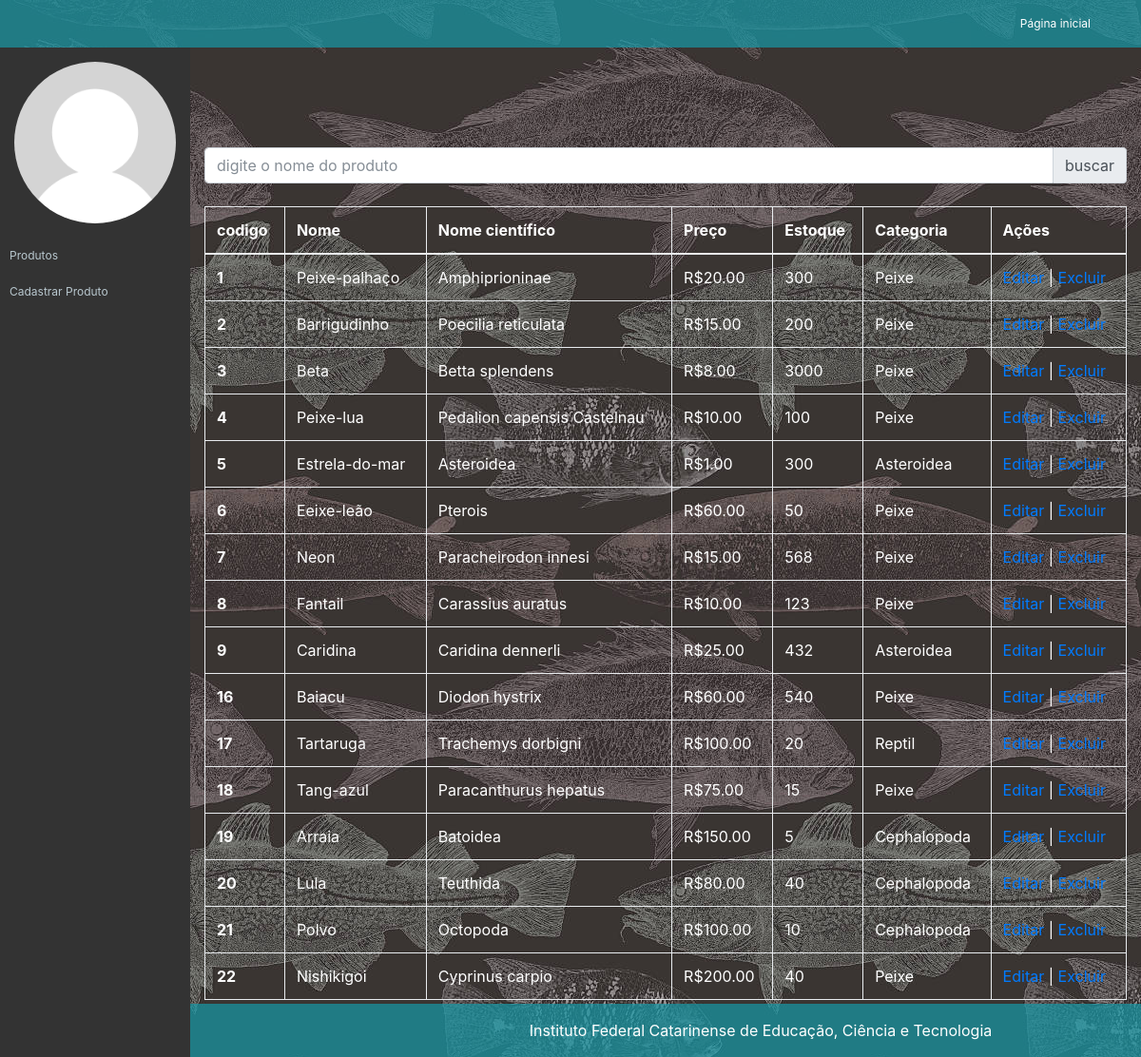
Screenshot of /modeloLojaIFC-master/app/views/admin/produtos.php with the database file from the repository.
### tables this page shows
CREATE TABLE `tb_produtos` (
  `codigo` int(11) NOT NULL,
  `nome` varchar(32) NOT NULL,
  `nome_cient` varchar(70) NOT NULL,
  `categoria` varchar(32) NOT NULL,
  `preco` decimal(10,2) NOT NULL,
  `estoque` int(10) UNSIGNED NOT NULL
);

### modeloLojaIFC-master/app/models/Conexao.php (called while the page is built, shortened)
<?php
class Conexao {
    public static function getConexao(){
        $conexao = new PDO("mysql:host=".self::HOST.";dbname=".self::NOMEBANCO, self::USUARIO, self::SENHA);
        return $conexao;
    }
}

### modeloLojaIFC-master/app/models/CrudProdutos.php (called while the page is built, shortened)
<?php
require_once "Conexao.php";
require_once "Produto.php";
class CrudProdutos {
    private $conexao;
    public function __construct() {
        $this->conexao = Conexao::getConexao();
    }
    public function getProdutos(){
        $consulta = $this->conexao->query("SELECT * FROM tb_produtos");
        $resultados = $consulta->fetchAll(PDO::FETCH_ASSOC);
        $listaNova = [];
        foreach($resultados as $prod){
            $listaNova[] = new Produto($prod['nome'],$prod['nome_cient'] , $prod['preco'], $prod['categoria'], $prod['estoque'], $prod['codigo']);
        }
        return $listaNova;
    }
}

### modeloLojaIFC-master/app/models/Produto.php (called while the page is built, shortened)
<?php
require_once "Conexao.php";
class Produto {
    public function __construct($nome, $nome_cient, $preco, $categoria, $estoque, $codigo = null){
        $this->codigo = $codigo;
        $this->nome = $nome;
        $this->nome_cient = $nome_cient;
        $this->preco = $preco;
        $this->categoria = $categoria;
        $this->estoque = $estoque;
    }
}

### modeloLojaIFC-master/app/views/admin/produtos.php (the view, shortened to what this page needs)
<?php
require_once "../../../app/models/CrudProdutos.php";
require_once "../../../app/models/Produto.php";
$crud = new CrudProdutos();
$listaProdutos = $crud->getProdutos();
require_once "cabecalho.php"
?>
<!DOCTYPE html>
<html lang="en">
<head>
    <link rel="stylesheet" href="../../../assets/vendor/bootstrap/css/bootstrap.min.css">
    <link rel="stylesheet" href="../../../assets/css/ifc-style-admin.css">
</head>
<body>
<div class="row">
    <div class="col-md-12">
        <div class="input-group">
            <input type="text" class="form-control" placeholder="digite o nome do produto" aria-describedby="basic-addon2">
            <button class="input-group-addon" id="basic-addon2">buscar</button>
        </div>
    </div>
</div>
<br>
<table class="table table-bordered">
    <thead>
    <tr>
        <th>codigo</th>
        <th>Nome</th>
        <th>Nome científico</th>
        <th>Preço</th>
        <th>Estoque</th>
        <th>Categoria</th>
        <th>Ações</th>
    </tr>
    </thead>
    <tbody>
        <tr>
        <?php foreach($listaProdutos as $prod): ?>
            <th scope="row"><?= $prod->codigo ?></th>
            <td><?= $prod->nome ?></td>
            <td><?= $prod->nome_cient ?></td>
            <td>R$<?= $prod->preco ?></td>
            <td><?= $prod->estoque ?></td>
            <td><?= $prod->categoria ?></td>
            <td><a href="editar-produto.php?codigo=<?= $prod->codigo ?>">Editar</a> |
                <a href="../../controllers/controladorProduto.php?acao=excluir&codigo=<?= $prod->codigo ?>">Excluir</a></td>
        </tr>
    <?php endforeach; ?>
    </tbody>
</table>
<?php require_once "rodape.php" ?>
</body>
</html>

### modeloLojaIFC-master/assets/css/ifc-style.css (style rules this page uses)
body { color: #fff; padding-top: 55px; background-image: url("../imagens/bgpeixe.jpg"); background-repeat: repeat; }
@media (min-width: 992px) { body { padding-top: 80px; } }

### modeloLojaIFC-master/assets/css/ifc-style-admin.css (style rules this page uses)
body { color: #fff; padding-top: 55px; background-image: url("../imagens/bgpeixe.jpg"); background-repeat: repeat; }
@media (min-width: 992px) { body { padding-top: 110px; } }

### rows the page displays
tb_produtos: codigo "1", nome "Peixe-palhaço", nome_cient "Amphiprioninae", preco "20.00", estoque "300", categoria "Peixe"
tb_produtos: codigo "2", nome "Barrigudinho", nome_cient "Poecilia reticulata", preco "15.00", estoque "200", categoria "Peixe"
tb_produtos: codigo "3", nome "Beta", nome_cient "Betta splendens", preco "8.00", estoque "3000", categoria "Peixe"
tb_produtos: codigo "4", nome "Peixe-lua", nome_cient "Pedalion capensis Castelnau", preco "10.00", estoque "100", categoria "Peixe"
tb_produtos: codigo "5", nome "Estrela-do-mar", nome_cient "Asteroidea", preco "1.00", estoque "300", categoria "Asteroidea"
tb_produtos: codigo "6", nome "Eeixe-leão", nome_cient "Pterois", preco "60.00", estoque "50", categoria "Peixe"
tb_produtos: codigo "7", nome "Neon", nome_cient "Paracheirodon innesi", preco "15.00", estoque "568", categoria "Peixe"
tb_produtos: codigo "8", nome "Fantail", nome_cient "Carassius auratus", preco "10.00", estoque "123", categoria "Peixe"
tb_produtos: codigo "9", nome "Caridina", nome_cient "Caridina dennerli", preco "25.00", estoque "432", categoria "Asteroidea"
tb_produtos: codigo "16", nome "Baiacu", nome_cient "Diodon hystrix", preco "60.00", estoque "540", categoria "Peixe"
tb_produtos: codigo "17", nome "Tartaruga", nome_cient "Trachemys dorbigni", preco "100.00", estoque "20", categoria "Reptil"
tb_produtos: codigo "18", nome "Tang-azul", nome_cient "Paracanthurus hepatus", preco "75.00", estoque "15", categoria "Peixe"
tb_produtos: codigo "19", nome "Arraia", nome_cient "Batoidea", preco "150.00", estoque "5", categoria "Cephalopoda"
tb_produtos: codigo "20", nome "Lula", nome_cient "Teuthida", preco "80.00", estoque "40", categoria "Cephalopoda"
tb_produtos: codigo "21", nome "Polvo", nome_cient "Octopoda", preco "100.00", estoque "10", categoria "Cephalopoda"
tb_produtos: codigo "22", nome "Nishikigoi", nome_cient "Cyprinus carpio", preco "200.00", estoque "40", categoria "Peixe"
